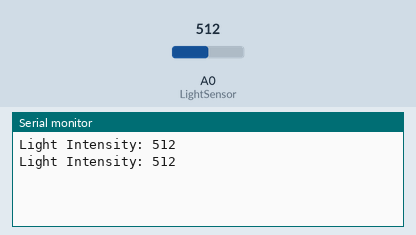
Simulated run of this sketch. Board: Arduino Uno, built with avr-gcc and run on an emulated ATmega328P. Shown: the last lines printed to the serial monitor. Inputs (shaded band) come from the test bench; at power-on: A0 (LightSensor) = 512.

Above: at 1.8 s.
1.9 s: A0 (LightSensor) set to 716
At 2.8 s:
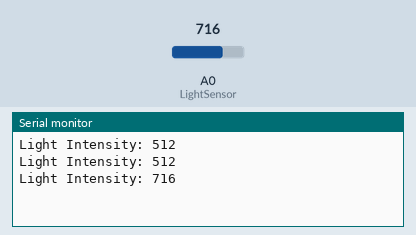
3.4 s: A0 (LightSensor) set to 900
At 4.8 s:
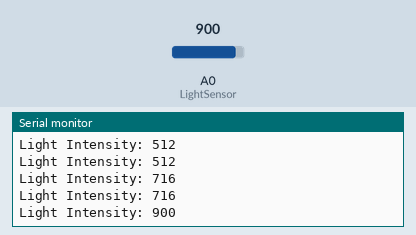
Timing chart, 0 to 6.4 s (numbered marks = the images above; inputs shaded):
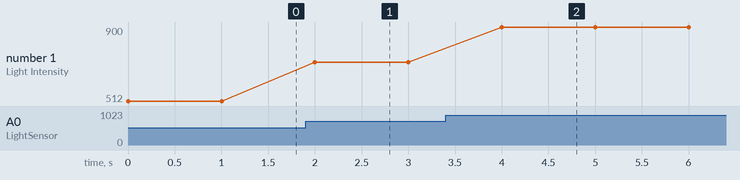

The sketch:

sketch_oct22a.ino
```cpp
void setup() {
  // put your setup code here, to run once:
  Serial.begin(9600);

}

int LightSensor()
{
  int lightValue = analogRead(A0);

  Serial.print("Light Intensity: ");
  Serial.println(lightValue);

  delay(1000);

}

void loop() {
  // put your main code here, to run repeatedly:
    LightSensor();

}
```

Measured:
- after the input at 1.9 s, the serial monitor: prints a new line after 0.10 s (image 1)
- after the input at 3.4 s, the serial monitor: prints a new line after 0.60 s (image 2)
- plotted number 1: 512 → 716 after the input at 1.9 s, 716 → 900 after the input at 3.4 s
